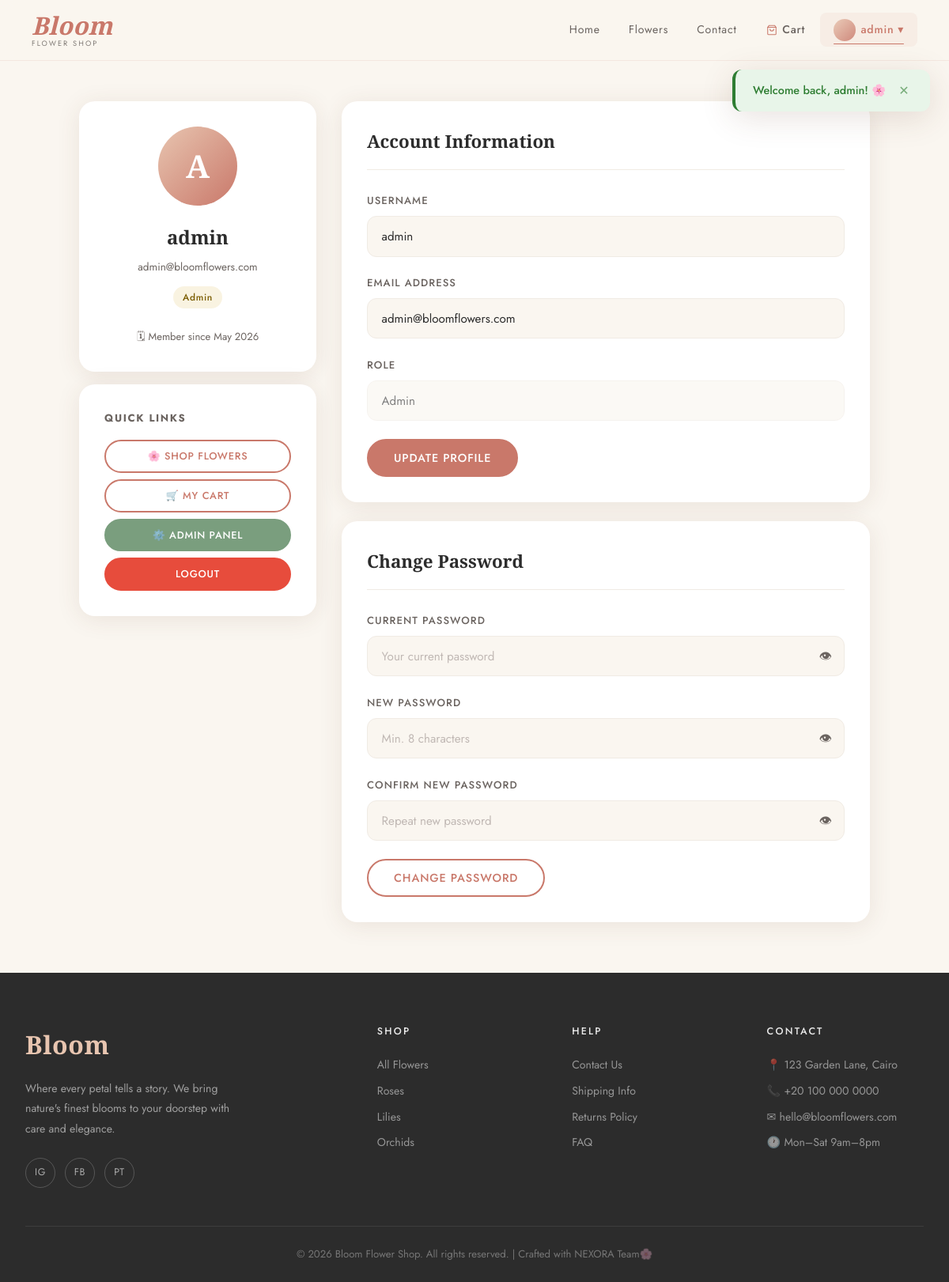
The app's page /profile.php (signed in) with its own data.
### tables this page shows
CREATE TABLE IF NOT EXISTS users (
    id INT AUTO_INCREMENT PRIMARY KEY,
    username VARCHAR(50) NOT NULL UNIQUE,
    email VARCHAR(100) NOT NULL UNIQUE,
    password VARCHAR(255) NOT NULL,
    role ENUM('user', 'admin') DEFAULT 'user',
    created_at TIMESTAMP DEFAULT CURRENT_TIMESTAMP
);

### auth.php (called while the page is built, shortened)
<?php
function isLoggedIn() {
    return isset($_SESSION['user_id']);
}
function isAdmin() {
    return isset($_SESSION['role']) && $_SESSION['role'] === 'admin';
}
function sanitize($input) {
    return htmlspecialchars(trim($input), ENT_QUOTES, 'UTF-8');
}
function getCurrentUser() {
    if (isLoggedIn()) {
        return [
            'id'       => $_SESSION['user_id'],
            'username' => $_SESSION['username'],
            'email'    => $_SESSION['email'],
            'role'     => $_SESSION['role'],
        ];
    }
    return null;
}
function getFlash() {
    if (isset($_SESSION['flash'])) {
        $flash = $_SESSION['flash'];
        return $flash;
    }
    return null;
}
?>

### profile.php (the view, shortened to what this page needs)
<?php
require_once __DIR__ . '/db.php';
require_once __DIR__ . '/auth.php';
$user = getCurrentUser();
$errors = [];
$stmt = $pdo->prepare("SELECT * FROM users WHERE id = ? LIMIT 1");
$stmt->execute([$user['id']]);
$fullUser = $stmt->fetch();
?>
<?php include __DIR__ . '/header.php'; ?>
<main class="page-enter">
<section class="profile-page">
    <div class="container">
        <div class="profile-grid">
            <div>
                <div class="profile-sidebar">
                    <div class="profile-avatar" id="profileAvatar">
                        <?php echo strtoupper(substr($fullUser['username'], 0, 1)); ?>
                    </div>
                    <div class="profile-name" id="profileNameDisplay"><?php echo sanitize($fullUser['username']); ?></div>
                    <div class="profile-email" id="profileEmailDisplay"><?php echo sanitize($fullUser['email']); ?></div>
                    <div class="profile-role" style="margin-top:0.75rem;">
                        <span class="badge <?php echo $fullUser['role'] === 'admin' ? 'badge-admin' : 'badge-rose'; ?>">
                            <?php echo ucfirst($fullUser['role']); ?>
                        </span>
                    </div>
                    <div style="margin-top:1.5rem;font-size:0.82rem;color:var(--warm-gray);line-height:1.8;">
                        <div>🗓 Member since <?php echo date('M Y', strtotime($fullUser['created_at'])); ?></div>
                    </div>
                </div>
                <div class="profile-card" style="margin-top:1rem;">
                    <h4 style="font-size:0.82rem;letter-spacing:0.12em;text-transform:uppercase;color:var(--warm-gray);margin-bottom:1rem;">Quick Links</h4>
                    <nav style="display:flex;flex-direction:column;gap:0.5rem;">
                        <a href="<?php echo SITE_URL; ?>/products.php" class="btn btn-outline btn-sm">🌸 Shop Flowers</a>
                        <a href="<?php echo SITE_URL; ?>/cart.php"     class="btn btn-outline btn-sm">🛒 My Cart</a>
                        <?php if (isAdmin()): ?>
                        <a href="<?php echo SITE_URL; ?>/admin/dashboard.php" class="btn btn-sage btn-sm">⚙️ Admin Panel</a>
                        <?php endif; ?>
                        <a href="<?php echo SITE_URL; ?>/logout.php" class="btn btn-danger btn-sm">Logout</a>
                    </nav>
                </div>
            </div>
            <div>
                <div class="profile-card">
                    <h3 class="profile-card-title">Account Information</h3>
                    <form method="POST" id="profileForm" novalidate>
                        <div class="form-group">
                            <label class="form-label" for="username">Username</label>
                            <input type="text" class="form-input <?php echo isset($errors['username']) ? 'error' : ''; ?>"
                                id="username" name="username"
                                value="<?php echo sanitize($fullUser['username']); ?>" required>
                        </div>
                        <div class="form-group">
                            <label class="form-label" for="email">Email Address</label>
                            <input type="email" class="form-input <?php echo isset($errors['email']) ? 'error' : ''; ?>"
                                id="email" name="email"
                                value="<?php echo sanitize($fullUser['email']); ?>" required>
                        </div>
                        <div class="form-group">
                            <label class="form-label">Role</label>
                            <input type="text" class="form-input" value="<?php echo ucfirst($fullUser['role']); ?>" disabled style="opacity:0.6;cursor:not-allowed;">
                        </div>
                        <button type="submit" class="btn btn-primary">Update Profile</button>
                    </form>
                </div>
                <div class="profile-card" style="margin-top:1.5rem;">
                    <h3 class="profile-card-title">Change Password</h3>
                    <form method="POST" id="passwordForm" novalidate>
                        <div class="form-group">
                            <label class="form-label" for="current_password">Current Password</label>
                            <input type="password" class="form-input <?php echo isset($errors['current_password']) ? 'error' : ''; ?>"
                                id="current_password" name="current_password" placeholder="Your current password">
                        </div>
                        <div class="form-group">
                            <label class="form-label" for="new_password">New Password</label>
                            <input type="password" class="form-input <?php echo isset($errors['new_password']) ? 'error' : ''; ?>"
                                id="new_password" name="new_password" placeholder="Min. 8 characters">
                        </div>
                        <div class="form-group">
                            <label class="form-label" for="confirm_new_password">Confirm New Password</label>
                            <input type="password" class="form-input <?php echo isset($errors['confirm_new_password']) ? 'error' : ''; ?>"
                                id="confirm_new_password" name="confirm_new_password" placeholder="Repeat new password">
                        </div>
                        <button type="submit" class="btn btn-outline">Change Password</button>
                    </form>
                </div>
            </div>
        </div>
    </div>
</section>
</main>
<?php include __DIR__ . '/footer.php'; ?>

### header.php (shortened to what this page needs)
<?php
require_once __DIR__ . '/auth.php';
$currentUser = getCurrentUser();
$flash = getFlash();
?>
<!DOCTYPE html>
<html lang="en">
<head>
    <link rel="stylesheet" href="<?php echo SITE_URL; ?>/main.css">
    <link rel="stylesheet" href="<?php echo SITE_URL; ?>/nav.css">
<?php
$currentPage = basename($_SERVER['PHP_SELF']);
function navActive($page) {
    global $currentPage;
    return $currentPage === $page ? ' active' : '';
}
?>
</head>
<body>
<?php if ($flash): ?>
<div class="flash-msg flash-<?php echo $flash['type']; ?>" id="flashMsg">
    <span><?php echo sanitize($flash['message']); ?></span>
    <button onclick="this.parentElement.remove()">✕</button>
</div>
<?php endif; ?>
<nav class="navbar" id="navbar">
    <div class="nav-container">
        <a href="<?php echo SITE_URL; ?>/index.php" class="nav-logo">
            <span class="logo-bloom">Bloom</span>
            <span class="logo-sub">Flower Shop</span>
        </a>
        <ul class="nav-links" id="navLinks">
            <li><a href="<?php echo SITE_URL; ?>/index.php" class="nav-link<?php echo navActive('index.php'); ?>">Home</a></li>
            <li><a href="<?php echo SITE_URL; ?>/products.php" class="nav-link<?php echo navActive('products.php'); ?>">Flowers</a></li>
            <li><a href="<?php echo SITE_URL; ?>/contact.php" class="nav-link<?php echo navActive('contact.php'); ?>">Contact</a></li>
            <?php if (isLoggedIn()): ?>
                <li><a href="<?php echo SITE_URL; ?>/cart.php" class="nav-link nav-cart<?php echo navActive('cart.php'); ?>">
                    Cart <span class="cart-badge" id="cartBadge">0</span>
                </a></li>
                <li class="nav-dropdown">
                    <a href="#" class="nav-link nav-user-btn" aria-haspopup="true" aria-expanded="false">
                        <?php echo sanitize($currentUser['username']); ?> ▾
                    </a>
                </li>
            <?php else: ?>
                <li><a href="<?php echo SITE_URL; ?>/login.php" class="nav-link<?php echo navActive('login.php'); ?>">Login</a></li>
                <li><a href="<?php echo SITE_URL; ?>/register.php" class="btn-nav-cta<?php echo navActive('register.php') ? ' active' : ''; ?>">Register</a></li>
            <?php endif; ?>
        </ul>
    </div>
</nav>

### nav.css (style rules this page uses)
.navbar { position: fixed; top: 0; left: 0; right: 0; z-index: 1000; background: rgba(250, 246, 240, 0.88); backdrop-filter: blur(20px) saturate(1.6); -webkit-backdrop-filter: blur(20px) saturate(1.6); border-bottom: 1px solid rgba(201, 120, 106, 0.12); transition: background var(--transition), box-shadow var(--transition), border-color var(--transition); }
.nav-container { max-width: 1320px; margin: 0 auto; padding: 0 2.5rem; height: 76px; display: flex; align-items: center; justify-content: space-between; gap: 2rem; }
.nav-logo { display: flex; flex-direction: column; line-height: 1; text-decoration: none; transition: opacity var(--transition); flex-shrink: 0; }
.logo-bloom { font-family: var(--font-display); font-size: 1.95rem; font-weight: 600; font-style: italic; color: var(--rose); letter-spacing: 0.01em; line-height: 1; transition: color var(--transition); }
.logo-sub { font-family: var(--font-body); font-size: 0.58rem; letter-spacing: 0.22em; text-transform: uppercase; color: var(--warm-gray); font-weight: 400; margin-top: 2px; opacity: 0.85; }
.nav-logo::before { display: none; }
.nav-links { display: flex; align-items: center; gap: 0.15rem; list-style: none; margin: 0; padding: 0; }
.nav-link { display: inline-block; position: relative; padding: 0.45rem 1.05rem; font-family: var(--font-body); font-size: 0.88rem; font-weight: 400; letter-spacing: 0.055em; color: var(--warm-gray); border-radius: 8px; text-decoration: none; transition: color 0.28s cubic-bezier(0.4, 0, 0.2, 1), background 0.28s cubic-bezier(0.4, 0, 0.2, 1); white-space: nowrap; }
.nav-link::after { content: ''; position: absolute; bottom: 3px; left: 1.05rem; right: 1.05rem; height: 1px; background: linear-gradient(90deg, var(--rose), var(--blush)); transform: scaleX(0); transform-origin: left center; transition: transform 0.32s cubic-bezier(0.4, 0, 0.2, 1); border-radius: 1px; }
.nav-link.active { color: var(--rose); font-weight: 500; }
.nav-link.active::after { transform: scaleX(1); background: var(--rose); }
.nav-cart { position: relative; font-weight: 500; display: inline-flex; align-items: center; gap: 0.35rem; }
.nav-cart::before { content: ''; display: inline-block; width: 16px; height: 14px; background-size: contain; background-repeat: no-repeat; background-position: center; flex-shrink: 0; transition: opacity var(--transition); }
.nav-dropdown { position: relative; }
.nav-user-btn { cursor: pointer; user-select: none; display: inline-flex; align-items: center; gap: 0.4rem; }
.nav-user-btn::before { content: ''; display: inline-block; width: 28px; height: 28px; border-radius: 50%; background: linear-gradient(135deg, var(--blush), var(--rose)); flex-shrink: 0; opacity: 0.85; }
.nav-link.active { color: var(--rose); font-weight: 500; background: rgba(201, 120, 106, 0.07); }
.nav-link.active::after { transform: scaleX(1); }
.flash-msg { top: 88px; }

### records on screen
users: username "admin", username "A", email "admin@bloomflowers.com", role "Admin", created_at "May 2026"

### other values on screen
$flash['message'] "Welcome back, admin! 🌸"
